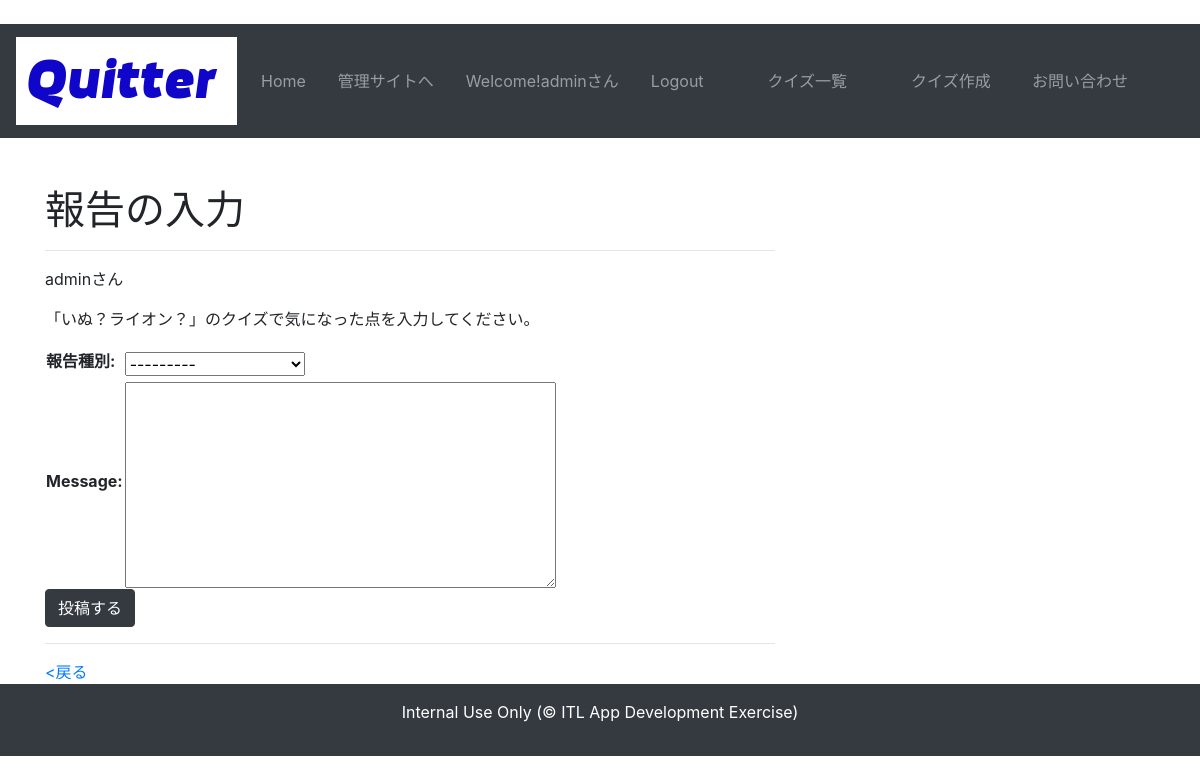
Page /quiz/report/7 (signed in) on the earlier database version.
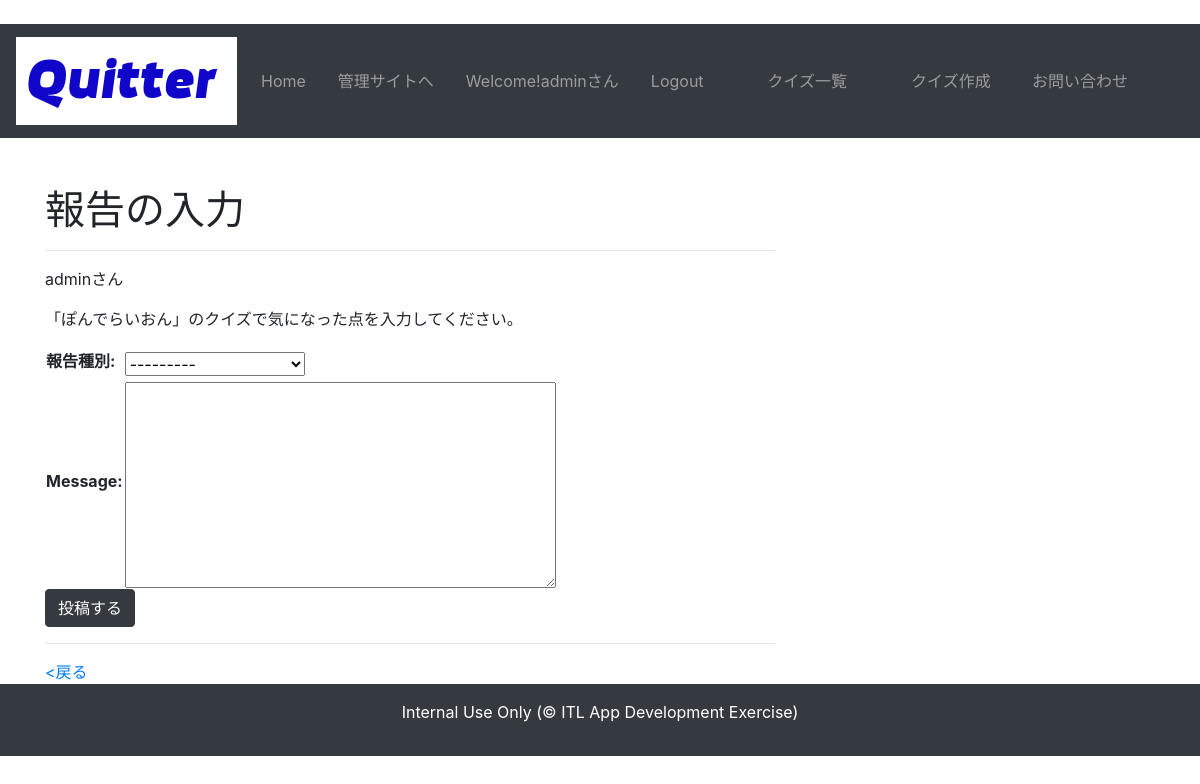
Same page on the later database version.
### quiz/models.py (models this page shows, shortened)
class Quiz(models.Model):
    QUIZ_CHOICES = (
        ('a', 'a'), ('b', 'b'), ('c', 'c'), ('d', 'd')
        )
    author = models.ForeignKey(User,verbose_name='作成者',on_delete=models.CASCADE)
    title = models.CharField('タイトル', max_length=255)
    text = models.TextField('問題文')
    image = models.ImageField('画像', upload_to='img', blank=True, null=True)
    category = models.ForeignKey(Category, verbose_name='カテゴリ', blank=False, on_delete=models.PROTECT)
    tag = models.ManyToManyField(Tag, verbose_name='タグ', blank=True)
    choice_a = models.CharField('選択肢a', max_length=255)
    choice_b = models.CharField('選択肢b', max_length=255)
    choice_c = models.CharField('選択肢c', max_length=255)
    choice_d = models.CharField('選択肢d', max_length=255)
    correct_answer = models.CharField('正解', choices=QUIZ_CHOICES, max_length=1)
    explanation = models.TextField('解説', blank=True)
    created_at = models.DateTimeField('問題更新日', default=timezone.now)

### quiz/views.py (the view)
# urls.py: path('report/<int:quiz_pk>', views.report, name='report'),
@login_required
def report(request, quiz_pk):
    quiz = get_object_or_404(Quiz, pk=quiz_pk)
    reporter = request.user
    if request.method == "POST":
        form = ReportCreateForm(request.POST)
        if form.is_valid():
            form.instance.reporter = request.user
            form.instance.quiz = quiz
            form.save()
            return redirect('quiz:postok')
    else:
        form = ReportCreateForm()
    context = {
        'form': form,
        'reporter':reporter,
        'quiz':quiz
        }
    return render(request, 'quiz/reportform.html', context)

### quiz/forms.py
class ReportCreateForm(forms.ModelForm):
    class Meta:
        model = Report
        fields = (
           'report_category', 'message'
            )

### quiz/context_processors.py (called while the page is built)
def common(request):
    context = {
        'category_list':Category.objects.all(),
        'tag_list':Tag.objects.all()
    }
    return context

### templates/quiz/reportform.html (shortened to what this page needs)
﻿{% extends 'base.html' %}
{% load static %}
{% block content %}
    <h1>報告の入力</h1>
    <hr>
    <p>{{ reporter }}さん</p>
    <p>「{{ quiz.title }}」のクイズで気になった点を入力してください。</p>
    <form action="" method="post" enctype="multipart/form-data">{% csrf_token %}
        <table>
            {{ form.as_table }}
        </table>
        <button type="submit" class='btn btn-dark'>投稿する</button>
    </form>
    <hr>
    <div>
        <a href="JavaScript:history.back()">&lt;戻る</a>
    </div>
{% endblock content %}

Differences in the rows shown:
changed Quiz: title "いぬ？ライオン？" → "ぽんでらいおん"
